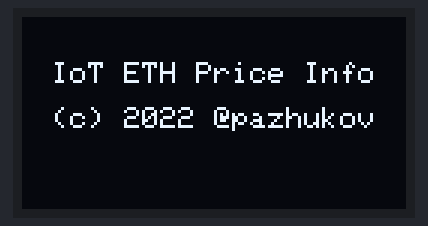
Recording of a sketch running on a simulated ESP8266 (NodeMCU). On the bench: 128×64 one-colour display. WiFi joins after 1.5 s; servers stay silent unless stated; uploads are accepted with an empty reply.

Above: at 2.1 s.

The sketch:

eth_tracker.ino
```cpp
#include <Wire.h>
#include <Adafruit_GFX.h>
#include <Adafruit_SSD1306.h>
#include <ESP8266WiFi.h>
#include <ESP8266HTTPClient.h>
#include <WiFiClientSecure.h>
#include <Arduino_JSON.h>

// Определяем размеры матрицы
#define WIDTH 128
#define HEIGHT 64

// Определяем выводы к которым подключена OLED матрица
const uint8_t disp_SDA = 5;
const uint8_t disp_SCL = 4;

// WiFi network
const char* ssid     = "<YOUR_SSID>";
const char* password = "<SSID_PWD>";

unsigned long lastTime = 0;
// oled update time
unsigned long timerDelay = 60000;

// url settings
const char* url = "https://api.etherscan.io/api?module=stats&action=ethprice&apikey=<API_KEY>";
const char* url_gwei = "https://api.etherscan.io/api?module=gastracker&action=gasoracle&apikey=<API_KEY>";
String ethscanData;
int type;

// Создаём объект дисплея
Adafruit_SSD1306 display(WIDTH, HEIGHT, &Wire, -1);

void setup() {

  Serial.begin(115200);

  connectToWiFi();

  Wire.begin(disp_SDA, disp_SCL);
  if(!display.begin(SSD1306_SWITCHCAPVCC, 0x3C, false, false)) {
    Serial.println(F("Can't connect SSD1306"));
    for(;;);
  }

  display.clearDisplay();
  display.setTextSize(1);
  display.setTextColor(WHITE);
  display.setCursor(10, 15);
  // Display static text
  display.println("IoT ETH Price Info");
  display.setCursor(10, 30);
  display.println("(c) 2022 @pazhukov");
  display.display();

  type = 0;
}

void connectToWiFi() {
  WiFi.mode(WIFI_STA);
  WiFi.begin(ssid, password);
  while (WiFi.status() != WL_CONNECTED) {
    delay(1000);
  }
}

String httpGETRequest(const char* serverUrl) {
  WiFiClientSecure client;
  HTTPClient http;
  String payload = "{}";

  client.setInsecure();
  client.connect(serverUrl, 443);

  http.begin(client, serverUrl);

  int httpResponseCode = http.GET();
  if (httpResponseCode > 0) {
    payload = http.getString();
  }
  http.end();

  return payload;
}

void loop() {
  if ((millis() - lastTime) < timerDelay) {
    return;
  }

  if(WiFi.status()== WL_CONNECTED){

    if(type == 0) {
      // eth price
      ethscanData = httpGETRequest(url);
      JSONVar jsObj = JSON.parse(ethscanData);

      if (JSON.typeof(jsObj) == "undefined") {
        return;
      }

      //Serial.println(jsObj);
      const char* eth = jsObj["result"]["ethusd"];

      display.clearDisplay();
      display.drawRoundRect(0, 0, 127, 63, 2, WHITE);
      display.setTextSize(1);
      display.setTextColor(WHITE);
      display.setCursor(8,10);
      display.println("ETH/USD Price Info");
      display.setTextSize(2);
      display.setCursor(22, 32);
      display.println(eth);
      display.display();

      type = 1;

    } else if(type == 1) {

      ethscanData = httpGETRequest(url_gwei);
      JSONVar jsObj = JSON.parse(ethscanData);

      if (JSON.typeof(jsObj) == "undefined") {
        return;
      }

      //Serial.println(jsObj);
      const char* gwei = jsObj["result"]["SafeGasPrice"];

      display.clearDisplay();
      display.drawRoundRect(0, 0, 127, 63, 2, WHITE);
      display.setTextSize(1);
      display.setTextColor(WHITE);
      display.setCursor(34,10);
      display.println("Gas Price");
      display.setTextSize(2);
      display.setCursor(40, 32);
      display.println(gwei);
      display.display();

      type = 0;

    }

  }

  lastTime = millis();
}
```
